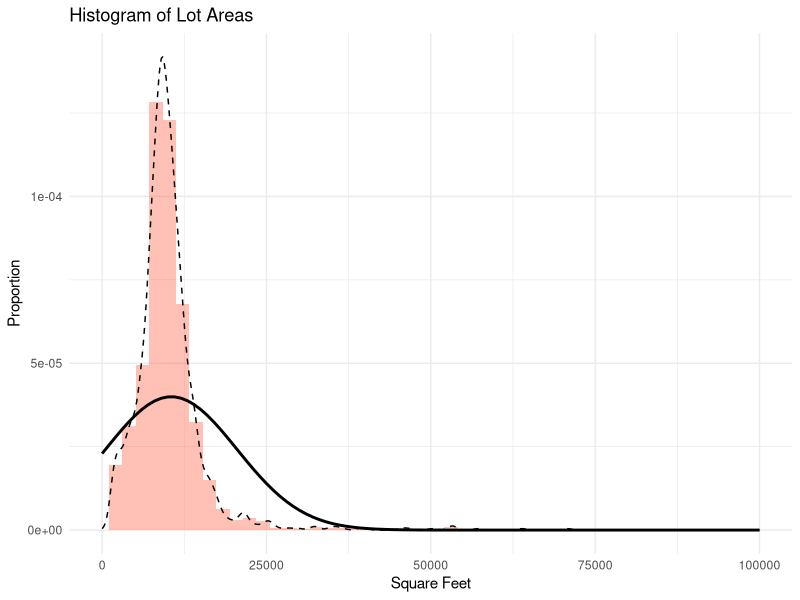
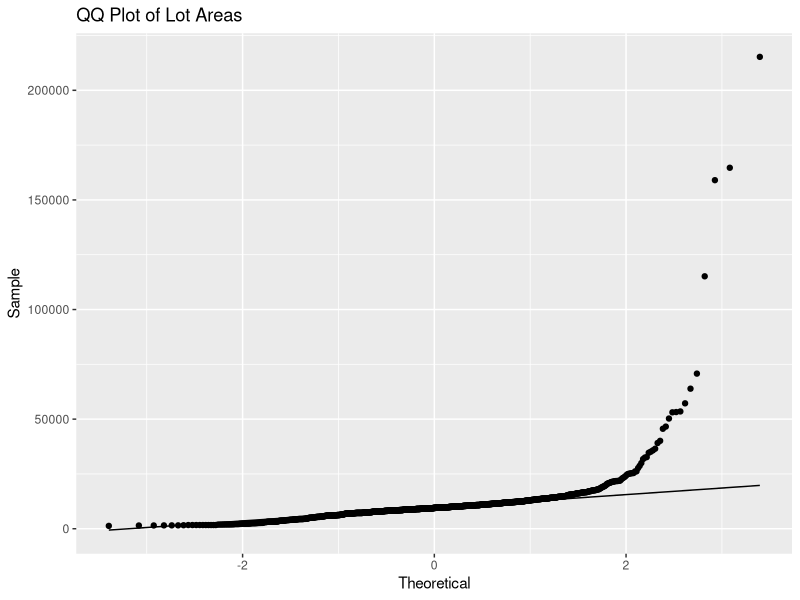
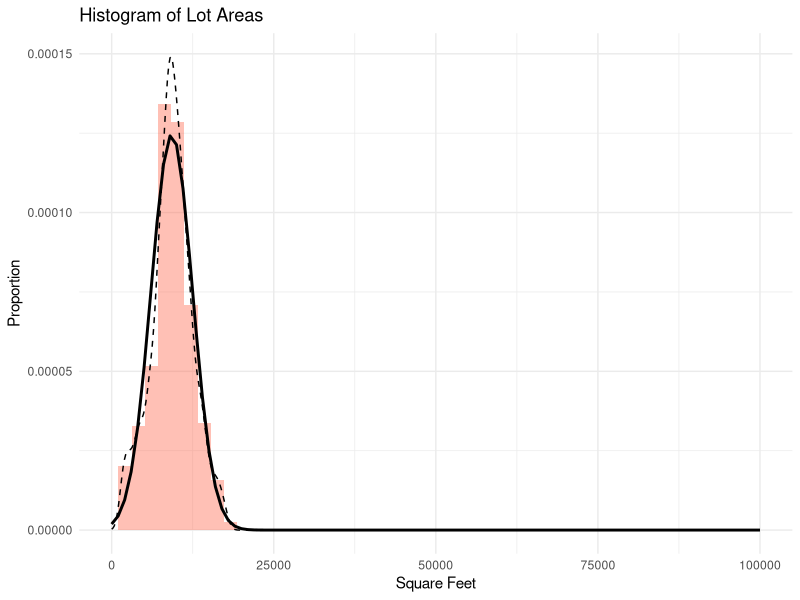
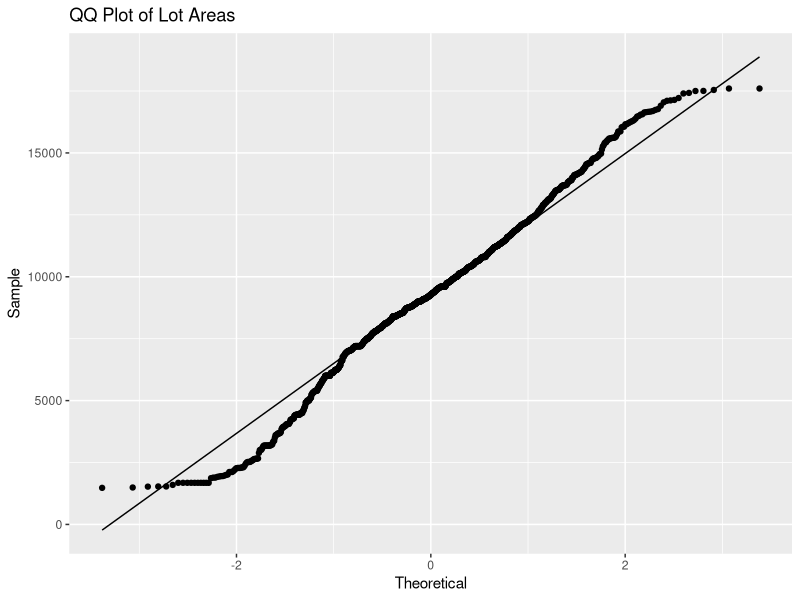
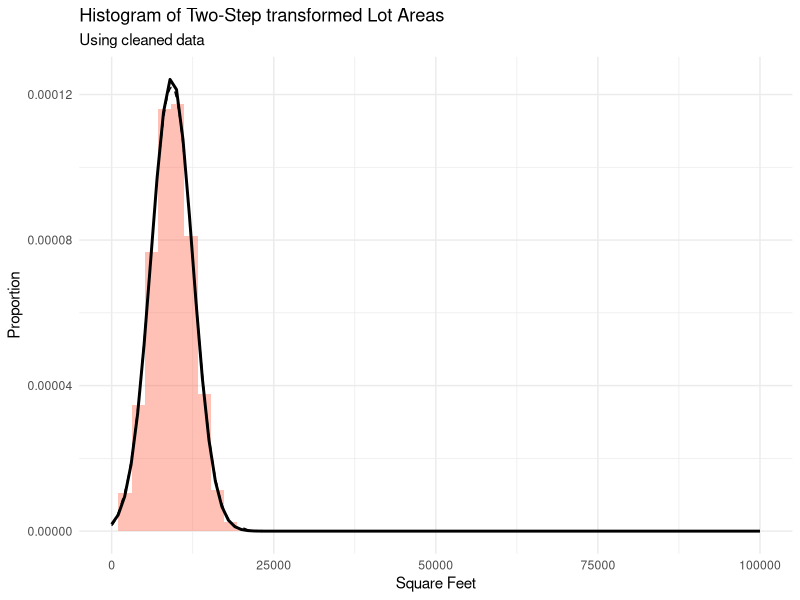
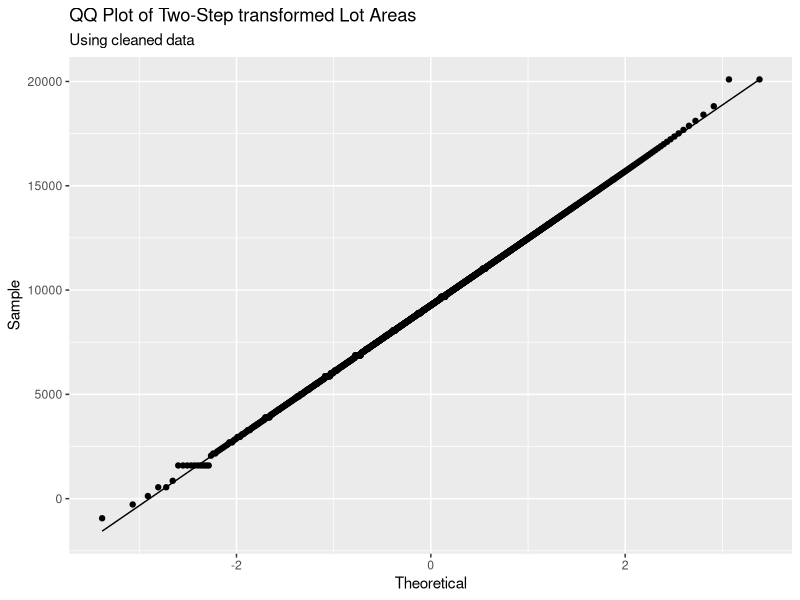

Reproduce these figures in R, in order.
## ---- chunk 1
two.step = function(variable, mean, sd){
  # Step 1
  variable.prob = 1 - (rank(variable, na.last = TRUE, ties.method = "average")/length(variable))
  variable.prob[variable.prob == 0] = 0.0001
  variable.prob[variable.prob == 1] = 0.9999

  # Step 2
  t.variable = qnorm(variable.prob, mean, sd, lower.tail = FALSE)
  return(t.variable)
}
## ---- chunk 2
library(tidyverse)
library(psych)
library(knitr)

df = read.csv("train.csv", header = TRUE, sep = ",")
house = data.frame(df$LotFrontage,df$LotArea,df$WoodDeckSF,df$OpenPorchSF,df$EnclosedPorch,df$ScreenPorch,df$PoolArea,df$GarageArea,df$OverallCond,df$SalePrice)
names(house) = substring(names(house), 4)
## ---- chunk 3
describe(house, na.rm = TRUE)[,-c(1,6:10)] %>% kable(digits = 2L)
## ---- chunk 4
ggplot(house, aes(x = LotArea)) + geom_histogram(aes(y = ..density..), bins = 50, alpha = 0.4, fill = "tomato") + theme_minimal() + theme(legend.title = element_blank()) + labs(title = "Histogram of Lot Areas", x = "Square Feet", y = "Proportion") + xlim(0, 10^5) + geom_density(alpha = 0.4, linetype = 2, size = 0.5) + stat_function(fun = dnorm, args = list(mean = mean(house$LotArea), sd = sd(house$LotArea)), size = 1)

ggplot(house, aes(sample = LotArea)) + stat_qq() + stat_qq_line() + labs(title = "QQ Plot of Lot Areas", x = "Theoretical", y = "Sample") 

shapiro.test(house$LotArea)
## ---- chunk 5
# Outlier removed
house.outlier.removed = house[-which(house$LotArea %in% boxplot(house$LotArea, plot = FALSE)$out),]

describe(house.outlier.removed)[,-c(1,6:10)] %>% kable(digits = 2L)

ggplot(house.outlier.removed, aes(x = LotArea)) + geom_histogram(aes(y = ..density..), bins = 50, alpha = 0.4, fill = "tomato") + theme_minimal() + theme(legend.title = element_blank()) + labs(title = "Histogram of Lot Areas", x = "Square Feet", y = "Proportion") + xlim(0, 10^5) + geom_density(alpha = 0.4, linetype = 2, size = 0.5) + stat_function(fun = dnorm, args = list(mean = mean(house.outlier.removed$LotArea), sd = sd(house.outlier.removed$LotArea)), size = 1)

ggplot(house.outlier.removed, aes(sample = LotArea)) + stat_qq() + stat_qq_line() + labs(title = "QQ Plot of Lot Areas", x = "Theoretical", y = "Sample") 

shapiro.test(house.outlier.removed$LotArea)
## ---- chunk 6
# With cleaned data
LotArea.mean.clean = mean(house.outlier.removed$LotArea)
LotArea.sd.clean = sd(house.outlier.removed$LotArea)
house.outlier.removed$LotArea.t = two.step(house.outlier.removed$LotArea, LotArea.mean.clean, LotArea.sd.clean)
## ---- chunk 7
results = cbind(LotArea = c('Original', 'Cleaned', 'Two-Step Cleaned'),
                rbind(describe(house)[2,-c(1,6:10)], describe(house.outlier.removed)[c(2,11),-c(1,6:10)])) 
rownames(results) = NULL
results %>% kable(digits = 2L)

ggplot(house.outlier.removed, aes(x = LotArea.t)) + geom_histogram(aes(y = ..density..), bins = 50, alpha = 0.4, fill = "tomato") + theme_minimal() + theme(legend.title = element_blank()) + labs(title = "Histogram of Two-Step transformed Lot Areas", subtitle = "Using cleaned data", x = "Square Feet", y = "Proportion") + xlim(0, 10^5) + geom_density(alpha = 0.4, linetype = 2, size = 0.5) + stat_function(fun = dnorm, args = list(mean = LotArea.mean.clean, sd = LotArea.sd.clean), size = 1)

ggplot(house.outlier.removed, aes(sample = LotArea.t)) + stat_qq() + stat_qq_line() + labs(title = "QQ Plot of Two-Step transformed Lot Areas", subtitle = "Using cleaned data", x = "Theoretical", y = "Sample") 

shapiro.test(house.outlier.removed$LotArea.t)
## ---- chunk 8
# With raw data
LotArea.mean = mean(house$LotArea)
LotArea.sd = sd(house$LotArea)
house$LotArea.t = two.step(house$LotArea, LotArea.mean, LotArea.sd)
shapiro.test(house$LotArea.t)
results = cbind(LotArea = c('Original', 'Two-Step Original', 'Cleaned', 'Two-Step Cleaned'),
                rbind(describe(house)[c(2,11),-c(1,6:10)], describe(house.outlier.removed)[c(2,11),-c(1,6:10)])) 
rownames(results) = NULL
results %>% kable(digits = 2L)
